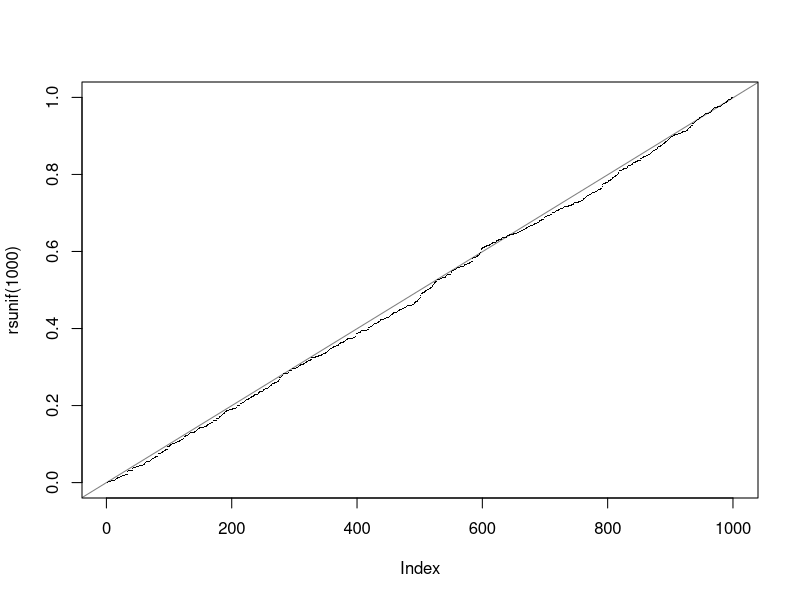

The R source for this figure:
#!/usr/bin/r

# The Exponential Distribution
# Description
# Density, distribution function, quantile function and random generation for the exponential distribution with rate rate (i.e., mean 1/rate).

# Usage
# dexp(x, rate = 1, log = FALSE)
# pexp(q, rate = 1, lower.tail = TRUE, log.p = FALSE)
# qexp(p, rate = 1, lower.tail = TRUE, log.p = FALSE)
# rexp(n, rate = 1)
# Arguments
# x, q	
# vector of quantiles.

# p	
# vector of probabilities.

# n	
# number of observations. If length(n) > 1, the length is taken to be the number required.

# rate	
# vector of rates.

# log, log.p	
# logical; if TRUE, probabilities p are given as log(p).

# lower.tail	
# logical; if TRUE (default), probabilities are P[X ≤ x], otherwise, P[X > x].

# Details
# If rate is not specified, it assumes the default value of 1.

# The exponential distribution with rate λ has density

# f(x) = λ {e}^{- λ x}

# for x ≥ 0.

# Value
# dexp gives the density, pexp gives the distribution function, qexp gives the quantile function, and rexp generates random deviates.

# The length of the result is determined by n for rexp, and is the maximum of the lengths of the numerical arguments for the other functions.

# The numerical arguments other than n are recycled to the length of the result. Only the first elements of the logical arguments are used.

# Note
# The cumulative hazard H(t) = - log(1 - F(t)) is -pexp(t, r, lower = FALSE, log = TRUE).

# Source
# dexp, pexp and qexp are all calculated from numerically stable versions of the definitions.

# rexp uses

# Ahrens, J. H. and Dieter, U. (1972). Computer methods for sampling from the exponential and normal distributions. Communications of the ACM, 15, 873–882.

# References
# Becker, R. A., Chambers, J. M. and Wilks, A. R. (1988) The New S Language. Wadsworth & Brooks/Cole.

# Johnson, N. L., Kotz, S. and Balakrishnan, N. (1995) Continuous Univariate Distributions, volume 1, chapter 19. Wiley, New York.

# See Also
# exp for the exponential function.

# Distributions for other standard distributions, including dgamma for the gamma distribution and dweibull for the Weibull distribution, both of which generalize the exponential.

# Examples

m12 <- dexp(1) - exp(-1) #-> 0

## a fast way to generate *sorted*  U[0,1]  random numbers:
rsunif <- function(n) { n1 <- n+1
   cE <- cumsum(rexp(n1)); cE[seq_len(n)]/cE[n1] }
m13 <- plot(rsunif(1000), ylim=0:1, pch=".")
abline(0,1/(1000+1), col=adjustcolor(1, 0.5))